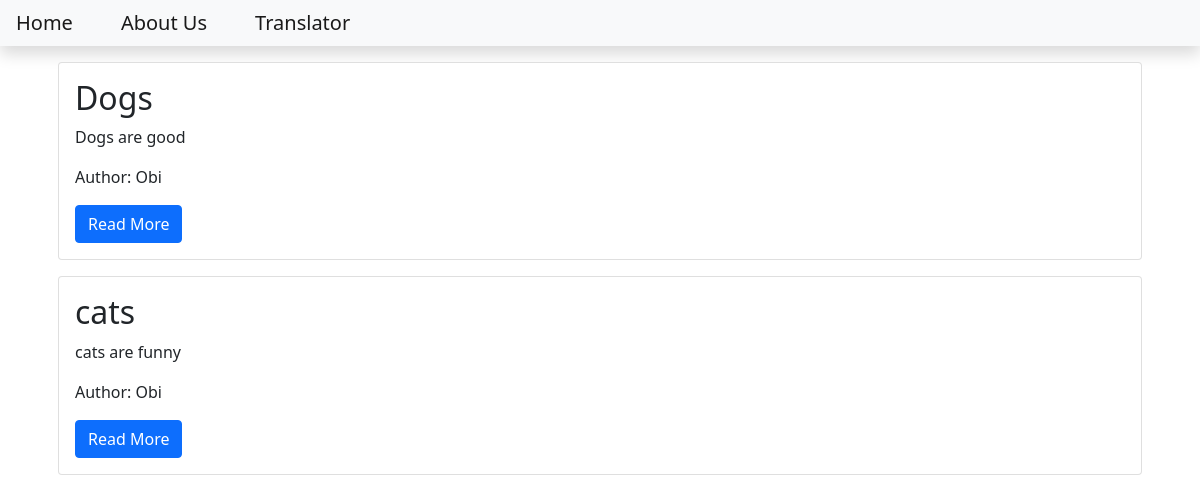
Before: / with the older database file.
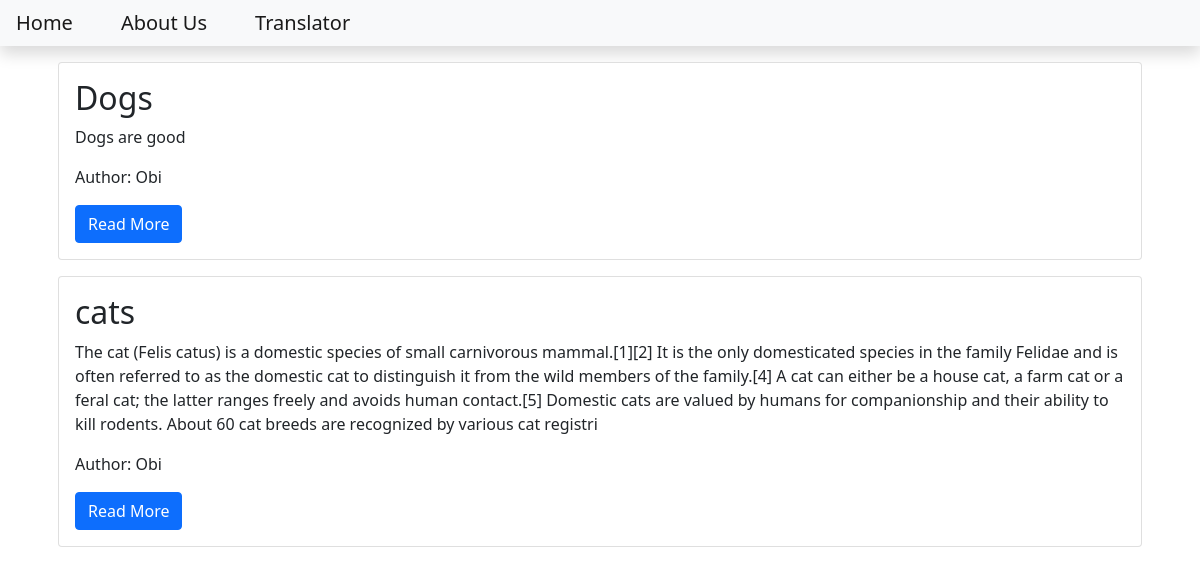
After: the same page with the newer database file.
### blog/models.py (models this page shows, shortened)
class Post(models.Model):
    title = models.CharField(max_length=200)
    content = models.TextField()
    date_created = models.DateTimeField(auto_now_add=True)
    slug = models.SlugField(max_length=200, unique=True)
    author = models.ForeignKey(to=User, on_delete=models.CASCADE)
    status = models.IntegerField(choices=STATUS, default=0)

### blog/views.py (the view)
# urls.py: path('', views.PostList.as_view(), name='home')
class PostList(generic.ListView):
    queryset = Post.objects.filter(status=1).order_by('date_created')
    template_name = 'index.html'

### templates/index.html
{% extends 'base.html' %}
{% block content %}
      <div class='container'>
     {%  for post in post_list %}
       <div class='card m-3' >
           <div class="card-body">
             <h2 class="card-title">
                {{post.title}}
             </h2>
    <p class='card-text'>
         {{post.content | slice:"500"}}
    <p>
    <p class='card-text'>
      Author: {{post.author | title}}
    </p>
        <a class='btn btn-primary' href="{% url 'blog_view' post.slug %}">Read More</a>
        </div>
      </div>
     {% endfor  %}
    </div>
{% endblock content %}

Changed rows visible on the page:
changed Post "cats": content "cats are funny" → "The cat (Felis catus) is a domestic species of small carnivorous mammal.[1][2] It is the only domesticated species in the family Felidae and is often referred to as the domestic cat to distinguish it from the wild members of the family.[4] A cat can either be a house cat, a farm cat or a feral cat; the latter ranges freely and avoids human contact.[5] Domestic cats are valued by humans for companionship and their ability to kill rodents. About 60 cat breeds are recognized by various cat registri"
